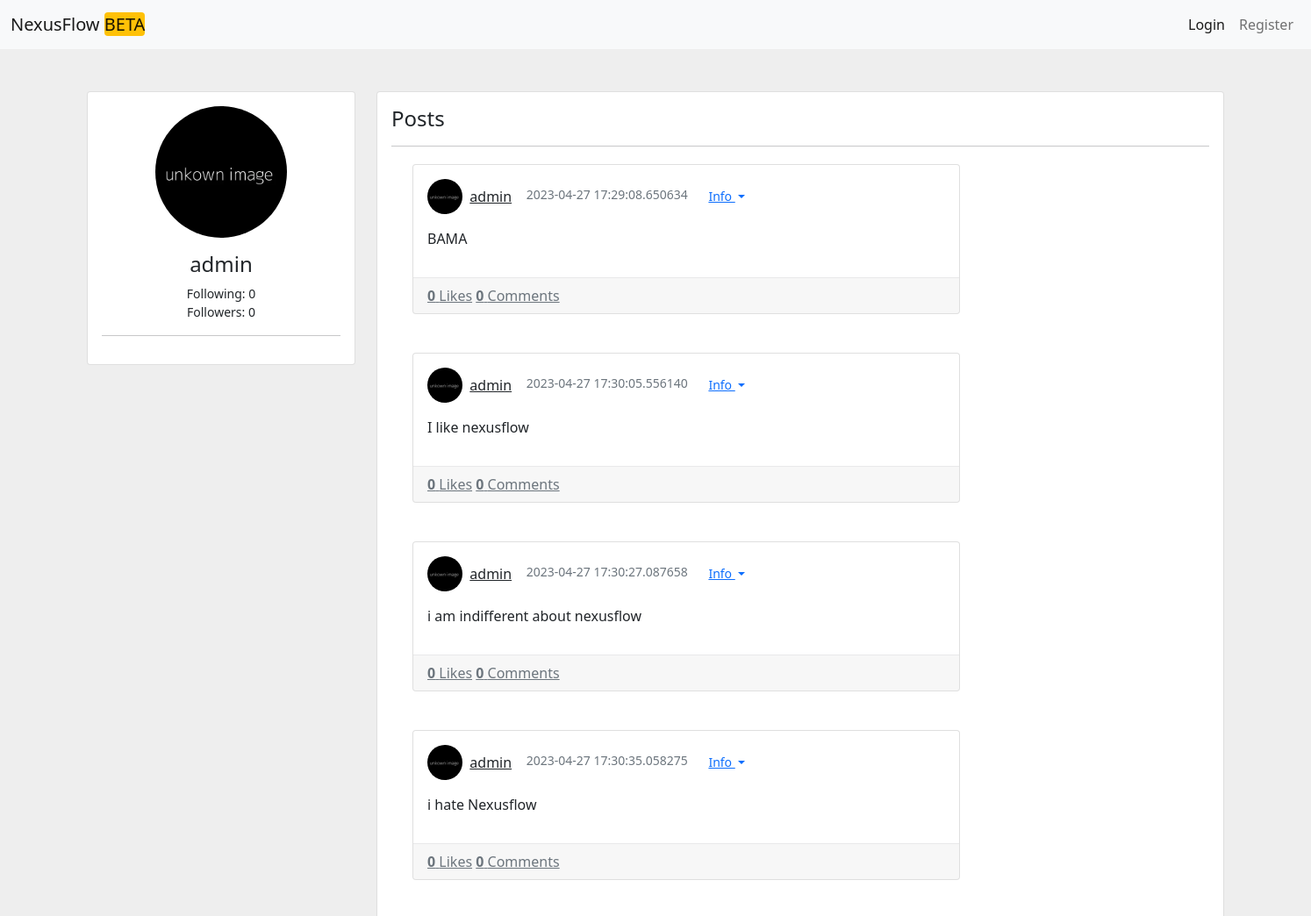
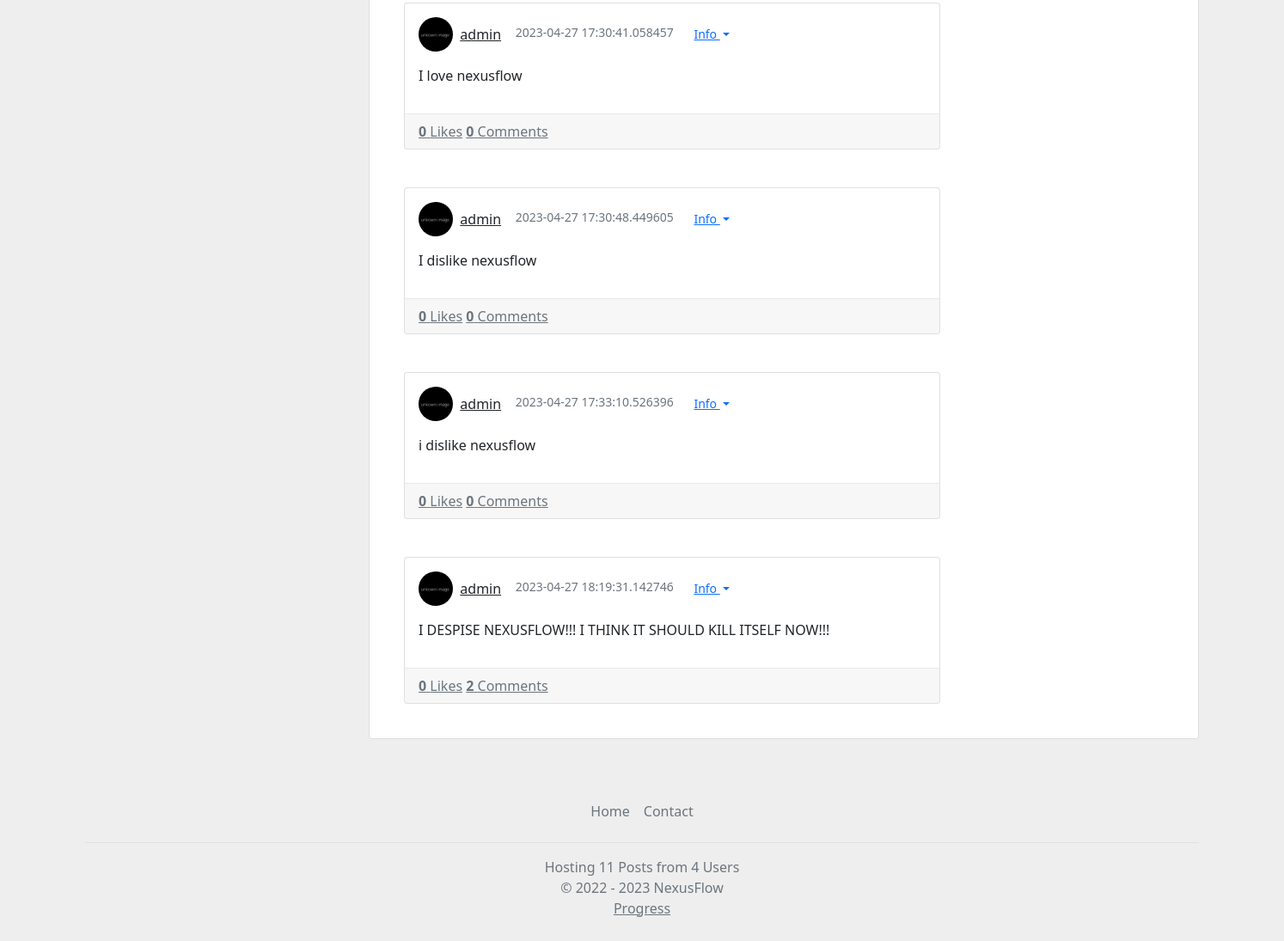
Screenshot of /u/admin with the database file from the repository (2 pictures, top to bottom).
### app.py (models this page shows)
class Serializer(object):
	def serialize(self):
		return {c: getattr(self, c) for c in inspect(self).attrs.keys()}
	@staticmethod
	def serialize_list(l):
		return [m.serialize() for m in l]

class Users(db.Model, Serializer):
	id = db.Column(db.Integer, primary_key=True)
	public_id = db.Column(db.String())
	ip = db.Column(db.String(), default="")
	email = db.Column(db.String(), default="")
	bio = db.Column(db.String(150), default="")
	name = db.Column(db.String(50))
	password = db.Column(db.String(500))
	pfpurl = db.Column(db.String(150))
	likedposts = db.Column(db.String(), default="")
	followers = db.Column(db.String(), default="")
	followercount = db.Column(db.Integer, default=0)
	followingcount = db.Column(db.Integer, default=0)
	following = db.Column(db.String(), default="")
	blocked = db.Column(db.String(), default="")
	posts = db.Column(db.String(), default="")
	algmod = db.Column(db.Integer, default=0)
	postallow = db.Column(db.Boolean, default=False)
	admin = db.Column(db.Boolean, default=False)

class Posts(db.Model):
	id = db.Column(db.Integer, primary_key=True, autoincrement=True)
	pub_id = db.Column(db.String(75))
	date_created = db.Column(db.DateTime, default=datetime.utcnow)
	content = db.Column(db.String(750))
	parentpost = db.Column(db.String())
	creator = db.Column(db.String(50))
	subpost = db.Column(db.String())
	likes = db.Column(db.Integer)
	comments = db.Column(db.Integer)
	sent = db.Column(db.Float)
	del_allow = db.Column(db.Boolean)
	isreply = db.Column(db.Boolean)
	edited = db.Column(db.Boolean)

### app.py (the view, shortened to what this page needs)
@app.route('/u/<string:user>')
def showuser(user):
	following = False
	blocked = False
	otherblocked = False
	followed = False
	userlist = Users.query.filter_by(name=user).first()
	if not userlist:
		return f"User {user}: not found", 404
	posts = []
	myuser = getuserfromtoken(request.cookies.get('token'))
	if userlist.posts != "" and userlist.posts != None:
		for post in str(userlist.posts).split(','):
			posts.append(Posts.query.filter_by(pub_id=post).first())
	posts = list(filter(None, posts))
	if myuser == None:
		myuser = {}
	return render_template('newuser.html',
	                       myuser=myuser,
	                       taruser=userlist,
	                       posts=posts,
	                       following=following,
	                       followed=followed,
	                       blockedbyother=otherblocked,
	                       blocked=blocked)

### app.py (called while the page is built, shortened)
def human_format(num):
	num = float('{:.3g}'.format(num))
	magnitude = 0
	while abs(num) >= 1000:
		magnitude += 1
		num /= 1000.0
	return '{}{}'.format('{:f}'.format(num).rstrip('0').rstrip('.'),
	                     ['', 'K', 'M', 'B', 'T'][magnitude])

@app.template_filter('format')
def format(num):
	return human_format(num)

def getpostcount():
	return len(Posts.query.all())

def getusercount():
	return len(Users.query.all())

@app.context_processor
def inject_now():
	return {'now': datetime.utcnow(), 'domain': domain, 'postcount':getpostcount(), 'usercount':getusercount()}

def getuserfromtoken(token):
	if not token:
		return None

### templates/newuser.html (shortened to what this page needs)
<!DOCTYPE html>
<html lang="en">
<head>
    <link href="https://cdn.jsdelivr.net/npm/bootstrap@5.0.0/dist/css/bootstrap.min.css" rel="stylesheet" >
</head>
<body>
{% set user = myuser %}
{% include "header.html" %}
    <div class="container my-5">
        <div class="row">
            <div class="col-md-3">
                <div class="card">
                    <div class="card-body text-center">
                        <img src="{{taruser.pfpurl}}" alt="Profile Picture" class="rounded-circle mb-3" width="150px" height="150px">
                        <h4>{{taruser.name}}</h4>
											<small>
												<div data-bs-toggle="tooltip" data-bs-placement="top" title="{{"{:,}".format(taruser.followingcount)}}">
												Following: {{ taruser.followingcount | format }}
												</div>
												<div data-bs-toggle="tooltip" data-bs-placement="top" title="{{"{:,}".format(taruser.followercount)}}">
												Followers: {{ taruser.followercount | format }}<br>
												</div>
											</small>
                        <hr>
                    </div>
                </div>
            </div>
            <div class="col-md-9">
                <div class="card">
                    <div class="card-body">
                        <h4>Posts</h4>
                        <hr>
                        {% if posts == [] %}
                            <div>No Posts Found</div>
                        {% else %}
                        {% for post in posts %}
												{% set create = taruser %}
                        {% include 'post.html' %}
                        {% endfor %}
                        {% endif %}
                    </div>
                </div>
            </div>
        </div>
    </div>
	{% include "footer.html" %}
</body>
</html>

### templates/header.html (shortened to what this page needs)
    <nav class="navbar navbar-expand-lg navbar-light bg-light">
        <div class="container-fluid">
            <a class="navbar-brand" href="/">NexusFlow <span class="bg-warning rounded">BETA</span></a>
                <ul class="navbar-nav">
                    {% if user != {} %}
                    <li class="nav-item">
                        <a class="nav-link active" aria-current="page" href="/post/create">Create Post</a>
                    </li>
                    <li class="nav-item">
                        <a class="nav-link" href="/u/{{user.name}}">Profile</a>
                    </li>
                    <li class="nav-item dropdown d-flex me-2">
                        <a class="nav-link dropdown-toggle" href="#" id="navbarDropdownMenuLink" role="button" data-bs-toggle="dropdown" aria-expanded="false">
                            <img src="{{user.pfpurl}}" alt="" width="24" height="24" class="d-inline-block align-text-top profile-image">
                            {{user.name}}
                        </a>
                        <ul class="dropdown-menu dropdown-menu-end" aria-labelledby="navbarDropdownMenuLink">
													<li><a class="dropdown-item" href="/settings">Settings</a></li>
													<div class="dropdown-divider"></div>
                            <li><a class="dropdown-item" href="javascript:logout()">Logout</a></li>
                        </ul>
                    </li>
                    {% else %}
                    <li class="nav-item">
                        <a class="nav-link active" aria-current="page" href="/login">Login</a>
                    </li>
                    <li class="nav-item">
                        <a class="nav-link" href="/register">Register</a>
                    </li>
                    {% endif %}
                </ul>
        </div>
    </nav>

### templates/post.html (shortened to what this page needs)
<div class="container posts-content">
    <div class="row">
        <div class="col-lg-6">
            <div class="card mb-4">
              <div class="card-body">
                <div class="media mb-3">
                  <div class="d-flex align-items-center">
                    <img src="{{create['pfpurl']}}" class="rounded-circle" alt="" width="40px" height="40px"> &nbsp;&nbsp;
                    <div class="media-body ml-3">
                      <a href="/u/{{create['name']}}">{{create['name']}}{% if create.admin == True %} </a> <span class="badge bg-success rounded-pill">Admin</span> {% else%} </a> {% endif %}
                    </div>&nbsp;&nbsp;&nbsp;&nbsp;
                    <div class="text-muted small">{{post['date_created']}} &nbsp;&nbsp;
<div class="btn-group">
  <button type="button" class="btn btn-link dropdown-toggle btn-sm" data-bs-toggle="dropdown" aria-expanded="false">
    Info
  </button>
</div>
</div>
                  </div>
                </div>
                <div id="content{{post['pub_id']}}">
                <p id="content-text{{post['pub_id']}}">
									{{post['content']|markdown}}
                </p>
                </div>
              </div>
              <div class="card-footer">
                <a href="javascript:send('{{post['pub_id']}}')" class="d-inline-block text-muted">
                  {% if post['pub_id'] in likes %}
                  <strong>{{post['likes']}}</strong> Liked
              {% else %}
                  <strong>{{post['likes']}}</strong> Likes
              {% endif %}
                </a>
                <a href="/p/{{post['pub_id']}}" class="d-inline-block text-muted ml-3">
                    <strong>{{post['comments']}}</strong> Comments
                </a>
              </div>
            </div>
        </div>
</div>
</div>

### templates/footer.html (shortened to what this page needs)
<footer style="">
<div class="container">
  <footer class="py-3 my-4">
    <ul class="nav justify-content-center border-bottom pb-3 mb-3">
      <li class="nav-item"><a href="/" class="nav-link px-2 text-muted">Home</a></li>
      <li class="nav-item"><a href="mailto:jaanerikf@gmail.com" class="nav-link px-2 text-muted">Contact</a></li>
    </ul>
    <p class="text-center text-muted">Hosting {{postcount}} Posts from {{usercount}} Users<br>&copy; 2022 - {{now.year}} NexusFlow<br><a href="https://trello.com/b/Zu1UjTnm/nexusflow">Progress</a></p>
  </footer>
</div>
</footer>

### templates/newuser.html (style rules this page uses)
body { background:#eee; overflow-x:hidden; }
a { color: inherit; }
.posts-content { margin-top:20px; width: 2000px; }
.d-flex, .d-inline-flex, .media, .media>:not(.media-body), .jumbotron, .card { -ms-flex-negative: 1; flex-shrink: 1; }
.card-footer, .card hr { border-color: rgba(24,28,33,0.06); }

### templates/header.html (style rules this page uses)
body { overflow-x:hidden; background:#eee; }

### rows the page displays
Users: pfpurl (picture), name "admin", followingcount "0", followercount "0"
Posts: pfpurl (picture), date_created "2023-04-27 17:29:08.650634", content "BAMA", likes "0", comments "0"
Posts: pfpurl (picture), date_created "2023-04-27 17:30:05.556140", content "I like nexusflow", likes "0", comments "0"
Posts: pfpurl (picture), date_created "2023-04-27 17:30:27.087658", content "i am indifferent about nexusflow", likes "0", comments "0"
Posts: pfpurl (picture), date_created "2023-04-27 17:30:35.058275", content "i hate Nexusflow", likes "0", comments "0"
Posts: pfpurl (picture), date_created "2023-04-27 17:30:41.058457", content "I love nexusflow", likes "0", comments "0"
Posts: pfpurl (picture), date_created "2023-04-27 17:30:48.449605", content "I dislike nexusflow", likes "0", comments "0"
Posts: pfpurl (picture), date_created "2023-04-27 17:33:10.526396", content "i dislike nexusflow", likes "0", comments "0"
Posts: pfpurl (picture), date_created "2023-04-27 18:19:31.142746", content "I DESPISE NEXUSFLOW!!! I THINK IT SHOULD KILL ITSELF NOW!!!", likes "0", comments "2"

### other values shown
{{ postcount }} "11"
{{ usercount }} "4"
